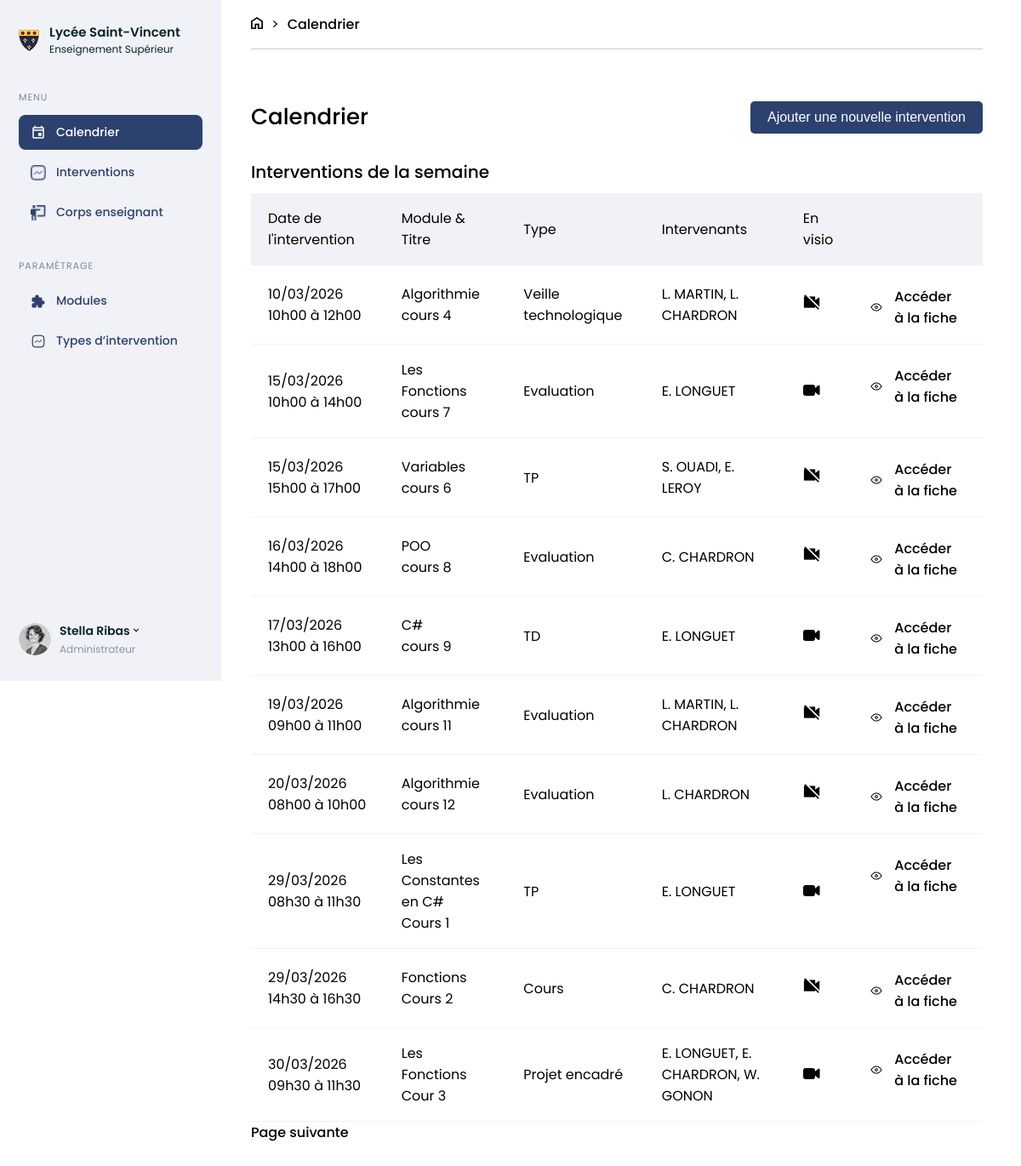
Screenshot of /calendrier.php (signed in) with the database file from the repository.
### tables this page shows
CREATE TABLE IF NOT EXISTS `course` (
  `id` int NOT NULL AUTO_INCREMENT,
  `start_date` datetime NOT NULL,
  `end_date` datetime NOT NULL,
  `intervention_type_id` int NOT NULL,
  `module_id` int NOT NULL,
  `remotely` tinyint(1) DEFAULT NULL,
  `title` varchar(255) DEFAULT NULL,
  PRIMARY KEY (`id`),
  KEY `id_course_module` (`module_id`),
  KEY `id_intervention` (`intervention_type_id`)
);

CREATE TABLE IF NOT EXISTS `module` (
  `id` int NOT NULL AUTO_INCREMENT,
  `code` varchar(50) NOT NULL,
  `parent_id` int DEFAULT NULL,
  `name` varchar(255) NOT NULL,
  `description` text NOT NULL,
  `hours_count` int DEFAULT NULL,
  `capstone_project` tinyint(1) DEFAULT NULL,
  PRIMARY KEY (`id`),
  KEY `parent_id` (`parent_id`) USING BTREE
);

CREATE TABLE IF NOT EXISTS `intervention_type` (
  `id` int NOT NULL AUTO_INCREMENT,
  `name` varchar(255) NOT NULL,
  `description` text NOT NULL,
  `color` varchar(20) NOT NULL,
  PRIMARY KEY (`id`)
);

### database/User_database.php (called while the page is built, shortened)
<?php
function fiche_enseignant_tableau_intervenants($con, $element ){
    $requete = $con->prepare("SELECT upper(u.last_name), upper(u.first_name) FROM user u join instructor i ON i.user_id = u.id join course_instructor ci ON ci.instructor_id = i.id WHERE ci.course_id = :id");
    $requete -> bindParam(':id', $element);
    $requete->execute();
    $noms_intervenants = $requete->fetchAll(\PDO::FETCH_ASSOC);
    return $noms_intervenants;
}
function calendrier_tableau($con, $offset){
    $offend = $offset + 10;
    $requete = $con->prepare("SELECT DISTINCT c.id, c.start_date, c.end_date, c.title, c.intervention_type_id, m.name AS module, it.name AS type_name, c.remotely FROM course c JOIN module m ON c.module_id = m.id JOIN intervention_type it ON c.intervention_type_id = it.id JOIN course_instructor ci ON c.id = ci.course_id JOIN instructor i ON ci.instructor_id = i.id JOIN user u ON i.user_id = u.id ORDER BY c.start_date ASC LIMIT :offsetend OFFSET :offset");
    $requete->bindValue(':offsetend', (int) $offend, PDO::PARAM_INT);
    $requete->bindValue(':offset', (int) $offset, PDO::PARAM_INT);
    $requete->execute();
    $contenu = $requete->fetchAll(\PDO::FETCH_ASSOC);
    return $contenu;
}
function select_nb_pages_calendrier($con){
    $requete = $con->prepare("SELECT DISTINCT count(*) AS nblignes FROM course c ");
    $requete->execute();
    $contenu = $requete->fetchAll(\PDO::FETCH_ASSOC);
    return $contenu;
}

### public/calendrier.php (the view, shortened to what this page needs)
<?php
require_once('inclus/connexion.php');
require_once 'inclus/Header.php';
require_once '../database/User_database.php';
if (empty($_GET["page"])){
    $page = 1;
}
else {
    $page = $_GET['page'];
}
?>
<body>
    <nav>
        <?php require_once('inclus/menu_gestion_licence.php'); ?>
    </nav>
    <section class="calendar page">
        <div class="breadcrumb">
            <a href="#"><img src="assets/home.png" alt=""></a>
            <p>></p>
            <a href="#">Calendrier</a>
        </div>
        <section class="titles-page">
            <div class="align">
                <h3>Calendrier</h3>
                <div class="button">
                    <button type="button" command="show-modal" commandfor="Ajout" class="blue-button">Ajouter une nouvelle intervention</button>
                </div>
            </div>
            <h4>Interventions de la semaine</h4>
            <table class="table">
                <thead>
                    <tr class="columns">
                        <td>Date de l'intervention</td>
                        <td>Module & Titre</td>
                        <td>Type</td>
                        <td>Intervenants</td>
                        <td>En visio</td>
                        <td></td>
                    </tr>
                </thead>
                <?php
                $limit = 10;
                $offset = $page * $limit - $limit;
                $contenu = calendrier_tableau($con, $offset);
                ?>
                <tbody>
                    <?php
                    foreach ($contenu as $valeurs=>$element) {
                        $debut = new DateTime($element["start_date"]);
                        $fin = new DateTime($element["end_date"]);
                        echo "<tr>";
                        echo "<td>". $debut->format('d/m/Y H\hi'). " à " . $fin->format('H\hi')."</td>";
                        echo "<td>". $element["module"] ;
                        if (!empty ($element["title"])){
                            echo "<br>";
                            echo $element["title"] ;
                        }
                        echo "</td>" ;
                        echo "<td>". $element["type_name"] ."</td>";
                        $noms_intervenants = fiche_enseignant_tableau_intervenants($con, $element["id"]);
                        echo "<td>";
                        $temporaire = "";
                        foreach ($noms_intervenants as $colonne=>$noms){
                            $temporaire .= ", ". $noms["upper(u.first_name)"][0].". ".$noms["upper(u.last_name)"];
                        }
                        echo substr($temporaire, 2);
                        echo "</td>";
                        if ($element["remotely"] == 0){
                            ?><td> <img src="assets/VisioOff.png" alt=""> </td><?php
                        }
                        else {
                            ?><td> <img src="assets/VisioOn.png" alt=""> </td><?php
                        }
                        ?>
                        <td class="table_align">
                            <img src="assets/Oeil.png" alt="">
                            <form method="post" action="">
                                <button type="submit" name="charger_fiche" class="modif-button">Accéder à la fiche</button>
                            </form>
                        </td>
                        <?php
                        echo "</tr>";
                    }
                    ?>
                </tbody>
                <?php
                $nb_pages = select_nb_pages_calendrier($con);
                $nb_pages = $nb_pages[0]["nblignes"];
                $nb_pages = $nb_pages = (int)($nb_pages / 10) + 1;
                ?>
            </table>
            <?php
            if ($_GET["page"] == 1 && $nb_pages == 1){ ?>
                <?php
            }
            else if ($_GET["page"] == $nb_pages){?>
                <a href="calendrier.php?page=<?php echo $page - 1; ?>"> Page précédente </a><?php
            }
            else if ($_GET["page"] > 1 && $_GET["page"] < $nb_pages){ ?>
                <a href="calendrier.php?page=<?php echo $page - 1; ?>">Page précédente </a>
                <a href="calendrier.php?page=<?php echo $page + 1; ?>"> Page suivante</a>
                <?php
            }
            else { ?>
                <a href="calendrier.php?page=<?php echo $page + 1; ?>"> Page suivante</a><?php
            }
            ?>
        </section>
    </section>
</body>
</html>

### public/style.css (style rules this page uses)
nav { position: fixed; }
.page { margin-left: 250px; width: 1385px; }
p, h3 { margin: 0; }
tr { border-bottom: 1px solid #F1F2F7; height: 72px; }
.table_align { display: flex; align-items: center; padding-top: 23px; }
.table_align img { padding-right: 7px; }
.modif-button { margin-top: -20px; border: none; background: none; text-align: left; font-family: Poppins; }
nav { width: 240px; background-color: #F1F2F7; height: 100vh; }
.breadcrumb { display: inline-flex; height: 57px; width: 100%; align-items: center; gap: 10px; border-bottom: 1px solid #C8CBD9; background-color: white; }
.breadcrumb img { width: 14px; height: 14px; }
body { display: flex; margin: 0; }
.calendar { padding: 0px 45px 45px 45px; font-family: Poppins; }
.titles-page h3 { font-size: 26px; font-weight: 500; margin: 20px 0px; }
.titles-page h4 { font-size: 20px; font-weight: 500; margin: 10px 0px; }
.blue-button { padding: 10px 20px; background-color: #2C416E; color: white; text-align: center; border-radius: 5px; display: inline-block; border: unset; }
.align { display: flex; justify-content: space-between; align-items: center; margin-top: 40px; }
td { padding: 17px 20px; }
table { width: 100%; border-collapse: collapse; }
.columns { background-color: #F1F2F7; }
* { box-sizing: 0; }
form { margin-top: 20px; }
form { width: 100%; }
button { font-weight: 500; font-size: 16px; }
a { text-decoration: none; color: black; font-weight: 500; }

### rows the page displays
course: start_date "10/03/2026 10h00", end_date "12h00", module.name "Algorithmie", title "cours 4", intervention_type.name "Veille technologique", temporaire "L. MARTIN, L. CHARDRON", remotely 0 (drawn)
course: start_date "15/03/2026 10h00", end_date "14h00", module.name "Les Fonctions", title "cours 7", intervention_type.name "Evaluation", temporaire "E. LONGUET", remotely 1 (drawn)
course: start_date "15/03/2026 15h00", end_date "17h00", module.name "Variables", title "cours 6", intervention_type.name "TP", temporaire "S. OUADI, E. LEROY", remotely 0 (drawn)
course: start_date "16/03/2026 14h00", end_date "18h00", module.name "POO", title "cours 8", intervention_type.name "Evaluation", temporaire "C. CHARDRON", remotely 0 (drawn)
course: start_date "17/03/2026 13h00", end_date "16h00", module.name "C#", title "cours 9", intervention_type.name "TD", temporaire "E. LONGUET", remotely 1 (drawn)
course: start_date "19/03/2026 09h00", end_date "11h00", module.name "Algorithmie", title "cours 11", intervention_type.name "Evaluation", temporaire "L. MARTIN, L. CHARDRON", remotely 0 (drawn)
course: start_date "20/03/2026 08h00", end_date "10h00", module.name "Algorithmie", title "cours 12", intervention_type.name "Evaluation", temporaire "L. CHARDRON", remotely 0 (drawn)
course: start_date "29/03/2026 08h30", end_date "11h30", module.name "Les Constantes en C#", title "Cours 1", intervention_type.name "TP", temporaire "E. LONGUET", remotely 1 (drawn)
course: start_date "29/03/2026 14h30", end_date "16h30", module.name "Fonctions", title "Cours 2", intervention_type.name "Cours", temporaire "C. CHARDRON", remotely 0 (drawn)
course: start_date "30/03/2026 09h30", end_date "11h30", module.name "Les Fonctions", title "Cour 3", intervention_type.name "Projet encadré", temporaire "E. LONGUET, E. CHARDRON, W. GONON", remotely 1 (drawn)
